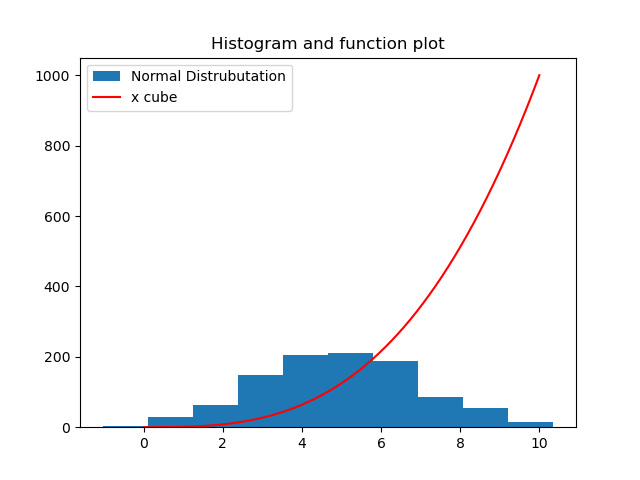

Here is the Python script that generated this plot:
# plottask.py
# This Program is to generate the norman distribution of 1000 values
# Create Histogram of this values
# need to plot the function of x^3
# plot the graph and given titel axis name and legend to the graph
# save the graph in file
# Aurthir: Akshay Pastagiya

# import library of numpy and matlib
import numpy as np
import matplotlib.pyplot as plt

# create 1000 normal distribution values
# set mean and standard devitation
mean = 5
devitation = 2
values = np.random.normal(mean,devitation,1000)

# generate values for h(x) = x^3 in the range between 0 to 10
x = np.linspace(0,10,1000)
y = x*x*x

# plot histogram
plt.hist(values, label = "Normal Distrubutation Histogram")
# plot function graph
plt.plot(x,y,label = "x cube", color = 'r')
plt.title("Histogram and function plot")
plt.legend()

# Save Plot
plt.savefig("plottask.png")